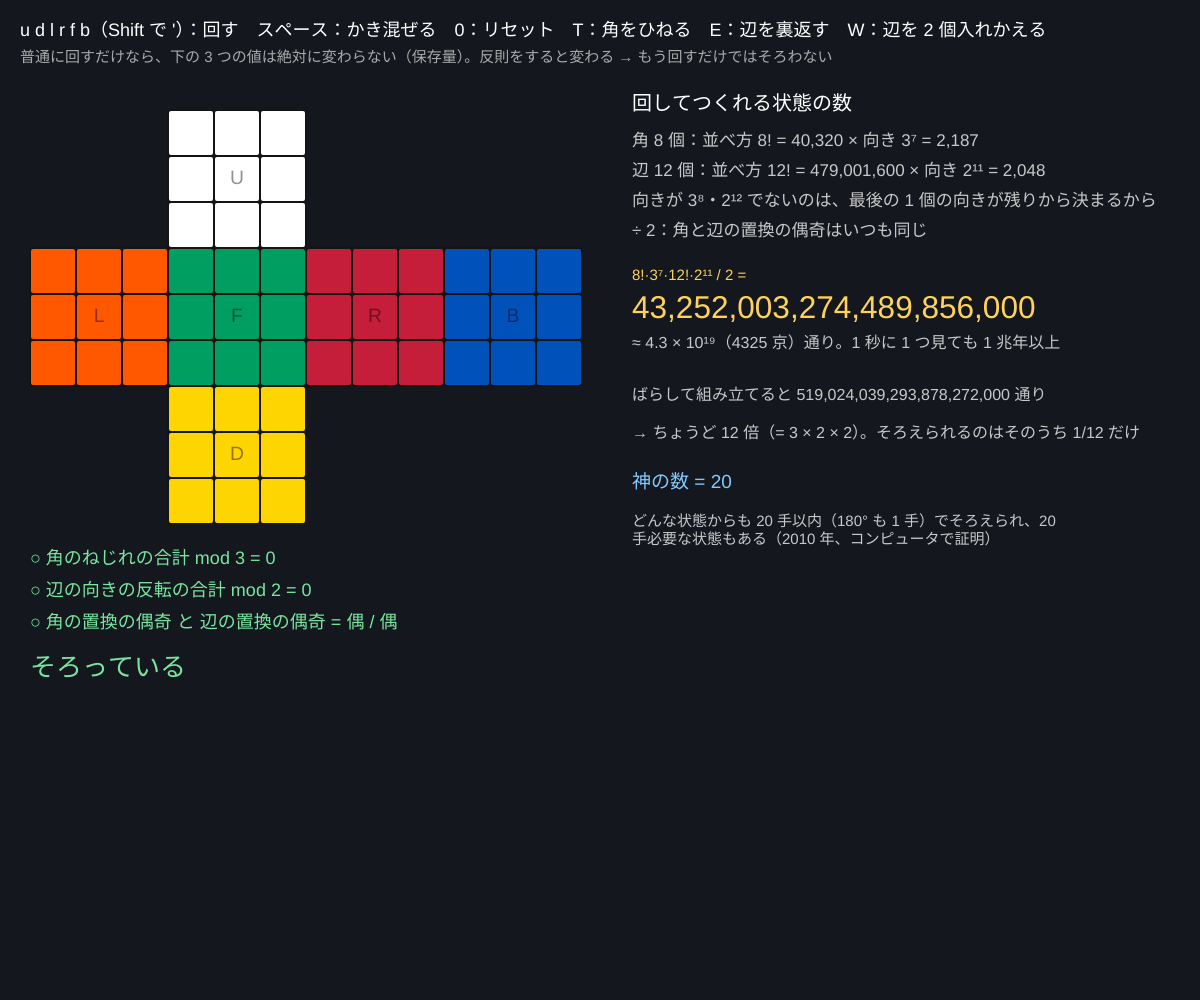
Frame 1 (no input)
Frame 60 (no input): identical to frame 1, image omitted
Frame 120 (the mouse pressed at the canvas centre since frame 60): identical to frame 1, image omitted

The p5.js sketch that drew this single still picture (run headless with seeded random() and noise() and a simulated clock; from frame 60 on, the mouse is pressed at the canvas centre):

// p5.js sketch
// ── sketch.js
// ============================================
// 13 ルービックキューブ ④ 状態の数と神の数
// 回して作れる状態は 8!·3⁷·12!·2¹¹ / 2 = 43,252,003,274,489,856,000 通り（BigInt で計算）
// ばらして組み立て直すと 12 倍の状態がつくれるが、そのうち 11/12 は回すだけでは絶対にそろわない。3 つの「保存量」のせい
// u d l r f b（Shift で '）= 回す / スペース = かき混ぜる / 0 = リセット
// T = 角を 1 個だけひねる / E = 辺を 1 個だけ裏返す / W = 辺を 2 個だけ入れかえる（どれも「反則」）
// ============================================

let cube;
let illegal = [];                 // やった反則の記録
let F = (n) => (n <= 1n ? 1n : n * F(n - 1n));   // 階乗（BigInt）

function setup() {
  createCanvas(windowWidth, windowHeight);
  cube = newCube();
}

function draw() {
  background(20, 24, 30);
  let cs = min((width * 0.46) / 12, (height - 300) / 9);
  let x0 = 30, y0 = 110;
  drawNet(cube, x0, y0, cs, null);
  let inv = invariants(cube);

  noStroke();
  fill(255);
  textSize(18);
  text('u d l r f b（Shift で \'）：回す　スペース：かき混ぜる　0：リセット　T：角をひねる　E：辺を裏返す　W：辺を 2 個入れかえる', 20, 36);
  fill(170);
  textSize(15);
  text('普通に回すだけなら、下の 3 つの値は絶対に変わらない（保存量）。反則をすると変わる → もう回すだけではそろわない', 20, 62);

  // 3 つの保存量
  let py = y0 + cs * 9 + 40;
  let rows = [
    ['角のねじれの合計 mod 3', inv.twist, inv.twist === 0],
    ['辺の向きの反転の合計 mod 2', inv.flip, inv.flip === 0],
    ['角の置換の偶奇 と 辺の置換の偶奇', (inv.cp ? '奇' : '偶') + ' / ' + (inv.ep ? '奇' : '偶'), inv.cp === inv.ep],
  ];
  textSize(18);
  for (let i = 0; i < 3; i++) {
    let y = py + i * 32;
    fill(rows[i][2] ? color(120, 230, 160) : color(255, 110, 110));
    text((rows[i][2] ? '○ ' : '× ') + rows[i][0] + ' = ' + rows[i][1], 30, y);
  }
  let ok = rows.every((r) => r[2]);
  textSize(26);
  fill(ok ? color(120, 230, 160) : color(255, 110, 110));
  text(ok ? (isSolved(cube) ? 'そろっている' : '回せばそろう状態') : '回すだけでは絶対にそろわない！', 30, py + 112);
  if (illegal.length) { fill(170); textSize(15); text('反則：' + illegal.join(' '), 30, py + 140); }

  // 状態の数（BigInt）
  let px = x0 + cs * 12 + 50, y = 110;
  let corners = F(8n) * 3n ** 7n, edges = F(12n) * 2n ** 11n;
  let total = (corners * edges) / 2n;
  let all = F(8n) * 3n ** 8n * F(12n) * 2n ** 12n;
  fill(255); textSize(20);
  text('回してつくれる状態の数', px, y);
  textSize(17); fill(200);
  y += 36; text('角 8 個：並べ方 8! = ' + fmt(F(8n)) + ' × 向き 3⁷ = ' + fmt(3n ** 7n), px, y);
  y += 30; text('辺 12 個：並べ方 12! = ' + fmt(F(12n)) + ' × 向き 2¹¹ = ' + fmt(2n ** 11n), px, y);
  y += 30; text('向きが 3⁸・2¹² でないのは、最後の 1 個の向きが残りから決まるから', px, y);
  y += 30; text('÷ 2：角と辺の置換の偶奇はいつも同じ', px, y);
  y += 44; fill(255, 210, 90); textSize(15);
  text('8!·3⁷·12!·2¹¹ / 2 =', px, y);
  y += 38; textSize(min(34, (width - px) / 18));
  text(fmt(total), px, y);
  y += 30; fill(200); textSize(16);
  text('≈ 4.3 × 10¹⁹（4325 京）通り。1 秒に 1 つ見ても 1 兆年以上', px, y);
  y += 40;
  text('ばらして組み立てると ' + fmt(all) + ' 通り', px, y, width - px - 20);
  y += 50;
  text('→ ちょうど 12 倍（= 3 × 2 × 2）。そろえられるのはそのうち 1/12 だけ', px, y);
  y += 50; fill(130, 200, 255); textSize(19);
  text('神の数 = 20', px, y);
  fill(200); textSize(15);
  text('どんな状態からも 20 手以内（180° も 1 手）でそろえられ、20 手必要な状態もある（2010 年、コンピュータで証明）', px, y + 26, width - px - 20);
}

// 3 つの保存量を、ステッカーの色から計算する
function invariants(st) {
  let col = {};
  for (let s of st) col[pkey(s.p)] = s.c;
  let ud = (c) => c === 0 || c === 1;            // 白・黄
  let fb = (c) => c === 4 || c === 5;            // 緑・青
  // 角：U/D 向きのステッカーから時計回りに並べ、白か黄がどこにあるか（0, 1, 2）
  let twist = 0, cperm = [];
  for (let sx of [-1, 1]) for (let sy of [-1, 1]) for (let sz of [-1, 1]) {
    let c = [2 * sx, 2 * sy, 2 * sz];
    let ns = [[0, sy, 0], [sx, 0, 0], [0, 0, sz]];
    if (sx * sy * sz < 0) ns = [ns[0], ns[2], ns[1]];   // 向きをそろえる（外から見て同じ回り）
    let cs = ns.map((n) => col[pkey([c[0] + n[0], c[1] + n[1], c[2] + n[2]])]);
    twist += cs.findIndex(ud);
    cperm.push(cs.slice().sort().join(''));
  }
  // 辺：基準のマス（U/D 面、なければ F/B 面）に白・黄（なければ緑・青）があれば 0
  let flip = 0, eperm = [];
  for (let k of edgeSlots()) {
    let [c, nRef, nOther] = k;
    let a = col[pkey(c.map((v, i) => v + nRef[i]))], b = col[pkey(c.map((v, i) => v + nOther[i]))];
    let primaryIsA = ud(a) || (!ud(b) && fb(a));
    flip += primaryIsA ? 0 : 1;
    eperm.push([a, b].sort().join(''));
  }
  return { twist: ((twist % 3) + 3) % 3, flip: flip % 2, cp: parityOf(cperm), ep: parityOf(eperm) };
}
function edgeSlots() {
  let out = [];
  for (let a = 0; a < 3; a++) for (let s1 of [-1, 1]) for (let s2 of [-1, 1]) {
    let c = [0, 0, 0], ax = [(a + 1) % 3, (a + 2) % 3];
    c[ax[0]] = 2 * s1; c[ax[1]] = 2 * s2;
    let n1 = [0, 0, 0], n2 = [0, 0, 0];
    n1[ax[0]] = s1; n2[ax[1]] = s2;
    // 基準：y の面があれば y、なければ z
    let ref = ax.includes(1) ? (ax[0] === 1 ? 0 : 1) : (ax[0] === 2 ? 0 : 1);
    out.push(ref === 0 ? [c, n1, n2] : [c, n2, n1]);
  }
  return out;
}
let HOME = null;   // そろった状態での各位置のピース（色の組）
// 「どの位置にどのピースがあるか」の置換の偶奇（巡回の数から）
function parityOf(cur) {
  if (!HOME) HOME = invariantsHome();
  let home = cur.length === 8 ? HOME[0] : HOME[1];
  let perm = cur.map((k) => home.indexOf(k));
  let seen = [], cycles = 0;
  for (let i = 0; i < perm.length; i++) {
    if (seen[i] || perm[i] < 0) continue;
    cycles++;
    for (let j = i; !seen[j] && j >= 0; j = perm[j]) seen[j] = true;
  }
  return (perm.length - cycles) % 2;
}
function invariantsHome() {
  let st = newCube(), col = {};
  for (let s of st) col[pkey(s.p)] = s.c;
  let hc = [], he = [];
  for (let sx of [-1, 1]) for (let sy of [-1, 1]) for (let sz of [-1, 1])
    hc.push([[sx, 0, 0], [0, sy, 0], [0, 0, sz]].map((n) => col[pkey([2 * sx + n[0], 2 * sy + n[1], 2 * sz + n[2]])]).sort().join(''));
  for (let [c, n1, n2] of edgeSlots()) he.push([col[pkey(c.map((v, i) => v + n1[i]))], col[pkey(c.map((v, i) => v + n2[i]))]].sort().join(''));
  return [hc, he];
}

// 反則：位置 p のステッカーの色を直接書きかえる
function stickerAt(p) { return cube.find((s) => pkey(s.p) === pkey(p)); }
function twistCorner() {   // UFR の角の 3 色を回す
  let a = stickerAt([2, 3, 2]), b = stickerAt([3, 2, 2]), c = stickerAt([2, 2, 3]);
  [a.c, b.c, c.c] = [c.c, a.c, b.c];
}
function flipEdge() {      // UF の辺の 2 色を入れかえる
  let a = stickerAt([0, 3, 2]), b = stickerAt([0, 2, 3]);
  [a.c, b.c] = [b.c, a.c];
}
function swapEdges() {     // UF と UR の辺を入れかえる
  let a1 = stickerAt([0, 3, 2]), a2 = stickerAt([0, 2, 3]), b1 = stickerAt([2, 3, 0]), b2 = stickerAt([3, 2, 0]);
  [a1.c, b1.c] = [b1.c, a1.c];
  [a2.c, b2.c] = [b2.c, a2.c];
}

function fmt(b) { return b.toString().replace(/\B(?=(\d{3})+(?!\d))/g, ','); }

function keyPressed() {
  if (key.length === 1 && 'udlrfbUDLRFB'.includes(key)) doMove(cube, key.toUpperCase() + (key === key.toUpperCase() ? "'" : ''));
  if (key === ' ') for (let i = 0; i < 25; i++) doMove(cube, 'UDLRFB'[floor(Math.random() * 6)] + ['', "'", '2'][floor(Math.random() * 3)]);
  if (key === 't' || key === 'T') { twistCorner(); illegal.push('ひねり'); }
  if (key === 'e' || key === 'E') { flipEdge(); illegal.push('裏返し'); }
  if (key === 'w' || key === 'W') { swapEdges(); illegal.push('入れかえ'); }
  if (key === '0') { cube = newCube(); illegal = []; }
  return false;
}

// ---------- やってみよう ----------
// 1. T を押してから好きなだけ回す → ねじれの合計はずっと 1 のまま。T を 3 回でまた ○ になる
// 2. E と W を両方やると？ 2 つの × が同時に ○ にもどるか確かめよう
// 3. 2×2×2 キューブなら？ 角だけなので 8!·3⁷ / 24（全体の向き）= 3,674,160 通り。BigInt で計算してみよう
// 4. 「1 手で行ける状態は 18 通り」。n 手で行ける状態は最大 18·15ⁿ⁻¹。何手で 4.3×10¹⁹ を超える？（神の数の下限の考え方）


// ==================================================
// ここから下は「キューブの道具」（10〜13 で共通の仕組み）
// ==================================================
// 記号：U=上 D=下 R=右 L=左 F=前 B=後ろ。その面を正面から見て「時計回り」に 90° 回す
//       R' は反時計回り（R の逆操作 R⁻¹）、R2 は 180°（R を 2 回）
// 座標は 2 倍して整数に：小さな立方体（キュービー）の中心は -2, 0, 2、ステッカーは中心 + 法線（面は ±3）
// 回転は 90° の整数回転だけ → 何回回しても誤差がたまらない
const FACE = { U: [1, 1, -1], D: [1, -1, 1], R: [0, 1, -1], L: [0, -1, 1], F: [2, 1, -1], B: [2, -1, 1] }; // [軸, 層, 向き]
const COLS = ['#ffffff', '#ffd500', '#c41e3a', '#ff5800', '#009e60', '#0051ba']; // U D R L F B（白 黄 赤 橙 緑 青）
const NET_POS = [[3, 0], [3, 6], [6, 3], [0, 3], [3, 3], [9, 3]];                // 展開図での各面の位置（マス）

function newCube() {
  let st = [];
  for (let x = -3; x <= 3; x++) for (let y = -3; y <= 3; y++) for (let z = -3; z <= 3; z++) {
    let p = [x, y, z];
    let outer = p.filter((v) => Math.abs(v) === 3).length;
    let inner = p.filter((v) => v === 0 || Math.abs(v) === 2).length;
    if (outer !== 1 || inner !== 2) continue;
    let n = p.map((v) => (Math.abs(v) === 3 ? Math.sign(v) : 0));
    st.push({ p, n, c: faceIndex(n), home: p.slice(), hn: n.slice() });
  }
  return st;
}
function faceIndex(n) { return n[1] === 1 ? 0 : n[1] === -1 ? 1 : n[0] === 1 ? 2 : n[0] === -1 ? 3 : n[2] === 1 ? 4 : 5; }
// 軸 ax のまわりに 90°（d = +1 で右手系の正の向き、-1 で逆）
function rot90(v, ax, d) {
  let [x, y, z] = v;
  if (ax === 0) return d > 0 ? [x, -z, y] : [x, z, -y];
  if (ax === 1) return d > 0 ? [z, y, -x] : [-z, y, x];
  return d > 0 ? [-y, x, z] : [y, -x, z];
}
function parseMove(m) { return { f: m[0], times: m.length === 1 ? 1 : m[1] === '2' ? 2 : 3 }; }
function inLayer(s, f) { let [ax, layer] = FACE[f]; return s.p[ax] * layer >= 2; }
function turn(st, f, times) {
  let [ax, , d] = FACE[f];
  for (let t = 0; t < times; t++) for (let s of st) if (inLayer(s, f)) { s.p = rot90(s.p, ax, d); s.n = rot90(s.n, ax, d); }
}
function doMove(st, m) { let q = parseMove(m); turn(st, q.f, q.times); }
function doSeq(st, seq) { for (let m of seq) doMove(st, m); }
function invMove(m) { return m.length === 1 ? m + "'" : m[1] === "'" ? m[0] : m; }
function invSeq(seq) { return seq.slice().reverse().map(invMove); }
function toSeq(str) { return str.trim().split(/\s+/).filter(Boolean); }
function isSolved(st) { return st.every((s) => s.c === faceIndex(s.n)); }
function pkey(p) { return p.join(','); }
// ステッカー → 展開図の [面, 行, 列]
function netCell(p, n) {
  let f = faceIndex(n), [x, y, z] = p, r, c;
  if (f === 0) { c = (x + 2) / 2; r = (z + 2) / 2; }
  else if (f === 1) { c = (x + 2) / 2; r = (2 - z) / 2; }
  else if (f === 2) { c = (2 - z) / 2; r = (2 - y) / 2; }
  else if (f === 3) { c = (z + 2) / 2; r = (2 - y) / 2; }
  else if (f === 4) { c = (x + 2) / 2; r = (2 - y) / 2; }
  else { c = (2 - x) / 2; r = (2 - y) / 2; }
  return [f, r, c];
}
// 展開図を描く（hi = 強調するマスの集合 "面,行,列"）
function drawNet(st, x0, y0, cs, hi) {
  stroke(20); strokeWeight(2);
  for (let s of st) {
    let [f, r, c] = netCell(s.p, s.n);
    let x = x0 + (NET_POS[f][0] + c) * cs, y = y0 + (NET_POS[f][1] + r) * cs;
    fill(COLS[s.c]);
    rect(x, y, cs, cs, 3);
    if (hi && hi.has(f + ',' + r + ',' + c)) { noFill(); stroke(255, 0, 200); strokeWeight(4); rect(x + 3, y + 3, cs - 6, cs - 6, 3); stroke(20); strokeWeight(2); }
  }
  // 面の名前は中心のマスに（中心のステッカーは面の回転では動かない）
  noStroke(); fill(0, 110); textAlign(CENTER, CENTER); textSize(cs * 0.42);
  ['U', 'D', 'R', 'L', 'F', 'B'].forEach((nm, f) => text(nm, x0 + (NET_POS[f][0] + 1.5) * cs, y0 + (NET_POS[f][1] + 1.5) * cs));
  textAlign(LEFT, BASELINE);
}
